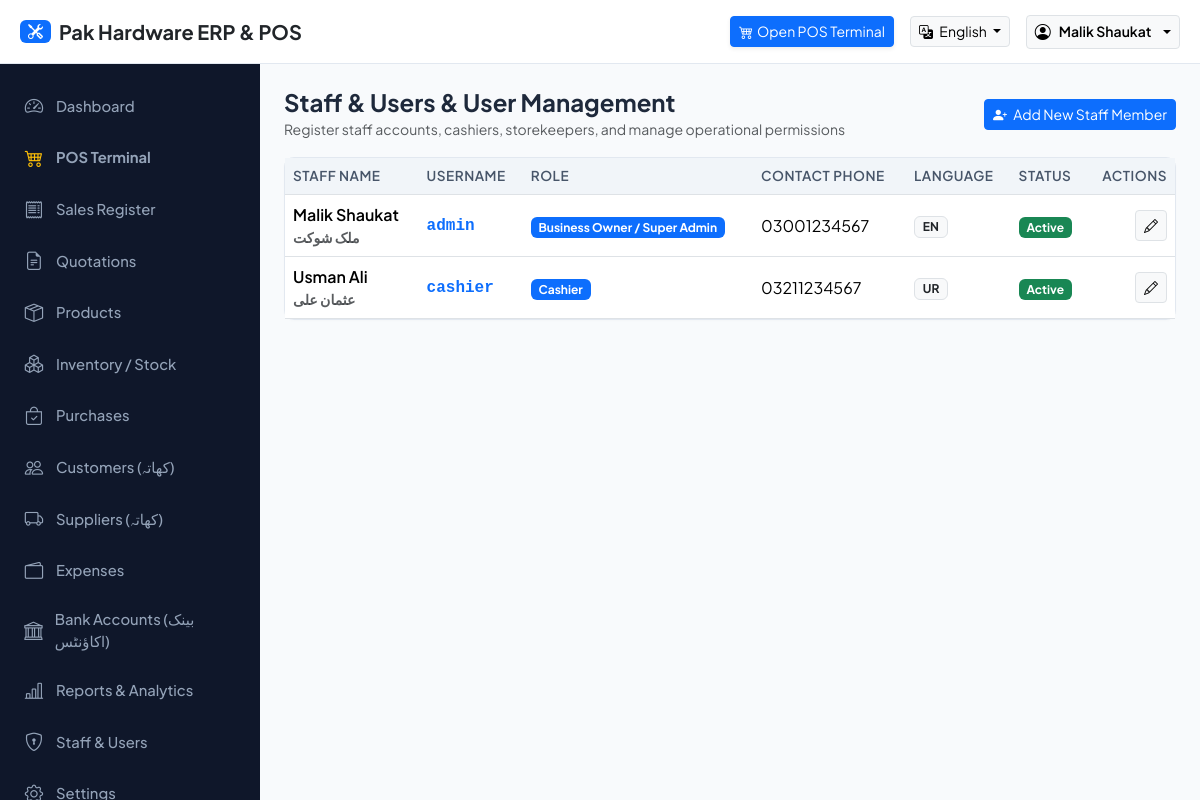
Screenshot of /modules/staff/index.php (signed in) with the database file from the repository.
### tables this page shows
CREATE TABLE IF NOT EXISTS `users` (
    `id` INT AUTO_INCREMENT PRIMARY KEY,
    `business_id` INT DEFAULT 1,
    `branch_id` INT DEFAULT 1,
    `role_id` INT NOT NULL,
    `username` VARCHAR(50) NOT NULL UNIQUE,
    `password` VARCHAR(255) NOT NULL,
    `full_name` VARCHAR(100) NOT NULL,
    `full_name_ur` VARCHAR(100) DEFAULT NULL,
    `email` VARCHAR(100) DEFAULT NULL,
    `phone` VARCHAR(50) DEFAULT NULL,
    `language` VARCHAR(5) DEFAULT 'en',
    `status` ENUM('active','inactive') DEFAULT 'active',
    `created_at` DATETIME DEFAULT CURRENT_TIMESTAMP
);

CREATE TABLE IF NOT EXISTS `roles` (
    `id` INT AUTO_INCREMENT PRIMARY KEY,
    `name` VARCHAR(50) NOT NULL,
    `display_name` VARCHAR(100) NOT NULL,
    `display_name_ur` VARCHAR(100) NOT NULL,
    `permissions` TEXT NULL
);

### includes/language.php (called while the page is built, shortened)
<?php
$current_lang = $_SESSION['lang'] ?? 'en';
$en_dict = require __DIR__ . '/../languages/en.php';
$active_dict = ($current_lang === 'ur') ? require __DIR__ . '/../languages/ur.php' : $en_dict;
if (!function_exists('__')) {
    function __($key, $default = '') {
        global $active_dict, $en_dict;
        if (isset($active_dict[$key])) {
            return $active_dict[$key];
        }
        return $default ?: $key;
    }
}

### includes/functions.php (called while the page is built, shortened)
<?php
require_once __DIR__ . '/language.php';
function clean_input($data) {
    return htmlspecialchars(trim((string)$data), ENT_QUOTES, 'UTF-8', false);
}

### modules/staff/index.php (the view, shortened to what this page needs)
<?php
require_once __DIR__ . '/../../includes/functions.php';
$users = $conn->query("SELECT u.*, r.display_name as role_name, b.name as branch_name
                       FROM users u
                       JOIN roles r ON u.role_id = r.id
                       LEFT JOIN branches b ON u.branch_id = b.id
                       ORDER BY u.id ASC");
include __DIR__ . '/../../includes/header.php';
?>
<div class="d-flex justify-content-between align-items-center mb-3">
    <div>
        <h4 class="fw-bold mb-0"><?= __('staff') ?> & User Management</h4>
        <small class="text-muted">Register staff accounts, cashiers, storekeepers, and manage operational permissions</small>
    </div>
    <button class="btn btn-primary btn-sm" data-bs-toggle="modal" data-bs-target="#modalAddUser">
        <i class="bi bi-person-plus-fill me-1"></i> Add New Staff Member
    </button>
</div>
<div class="card card-custom">
    <div class="table-responsive">
        <table class="table table-hover table-custom align-middle mb-0">
            <thead>
                <tr>
                    <th>Staff Name</th>
                    <th>Username</th>
                    <th>Role</th>
                    <th>Contact Phone</th>
                    <th>Language</th>
                    <th>Status</th>
                    <th class="text-end">Actions</th>
                </tr>
            </thead>
            <tbody>
                <?php while ($u = $users->fetch_assoc()): ?>
                    <tr>
                        <td class="fw-semibold">
                            <?= clean_input($u['full_name']) ?>
                            <?php if (!empty($u['full_name_ur'])): ?>
                                <small class="text-muted d-block"><?= clean_input($u['full_name_ur']) ?></small>
                            <?php endif; ?>
                        </td>
                        <td class="font-monospace text-primary fw-semibold"><?= clean_input($u['username']) ?></td>
                        <td><span class="badge bg-primary"><?= clean_input($u['role_name']) ?></span></td>
                        <td><?= clean_input($u['phone'] ?: '-') ?></td>
                        <td><span class="badge bg-light text-dark border"><?= strtoupper($u['language']) ?></span></td>
                        <td>
                            <span class="badge <?= $u['status'] === 'active' ? 'bg-success' : 'bg-danger' ?>">
                                <?= ucfirst($u['status']) ?>
                            </span>
                        </td>
                        <td class="text-end">
                            <button type="button" class="btn btn-sm btn-light border" onclick='editUser(<?= json_encode($u) ?>)' title="Edit User">
                                <i class="bi bi-pencil"></i>
                            </button>
                        </td>
                    </tr>
                <?php endwhile; ?>
            </tbody>
        </table>
    </div>
</div>
<?php include __DIR__ . '/../../includes/footer.php'; ?>

### assets/css/app.css (style rules this page uses)
:root { --primary-color: #0f2b48; --primary-dark: #0a1c30; --primary-light: #1b4975; --secondary-color: #0284c7; --accent-color: #f59e0b; --success-color: #10b981; --danger-color: #ef4444; --sidebar-width: 260px; --topbar-height: 64px; --bg-light: #f8fafc; --border-color: #e2e8f0; }
body { font-family: 'Plus Jakarta Sans', system-ui, -apple-system, sans-serif; background-color: var(--bg-light); color: #1e293b; margin: 0; padding: 0; overflow-x: hidden; }
body.app-layout { height: 100vh; overflow: hidden; }
.card-custom { background: #ffffff; border-radius: 10px; border: 1px solid var(--border-color); box-shadow: 0 1px 3px rgba(0,0,0,0.02); margin-bottom: 1.5rem; }
.table-custom th { background: #f1f5f9; color: #475569; font-size: 0.85rem; text-transform: uppercase; font-weight: 600; letter-spacing: 0.5px; border-top: none; }

### rows the page displays
users: full_name "Malik Shaukat", full_name_ur "ملک شوکت", username "admin", role.display_name "Business Owner / Super Admin", phone "03001234567", language "EN", status "Active"
users: full_name "Usman Ali", full_name_ur "عثمان علی", username "cashier", role.display_name "Cashier", phone "03211234567", language "UR", status "Active"

### other values shown
__('app_name') "Pak Hardware ERP & POS"
__('quick_pos') "Open POS Terminal"
clean_input($_SESSION['full_name'] ?? 'User') "Malik Shaukat"
__('dashboard') "Dashboard"
__('pos') "POS Terminal"
__('sales_list') "Sales Register"
__('quotations') "Quotations"
__('products') "Products"
__('inventory') "Inventory / Stock"
__('purchases') "Purchases"
__('customers') "Customers"
__('suppliers') "Suppliers"
__('expenses') "Expenses"
__('reports') "Reports & Analytics"
__('staff') "Staff & Users"
